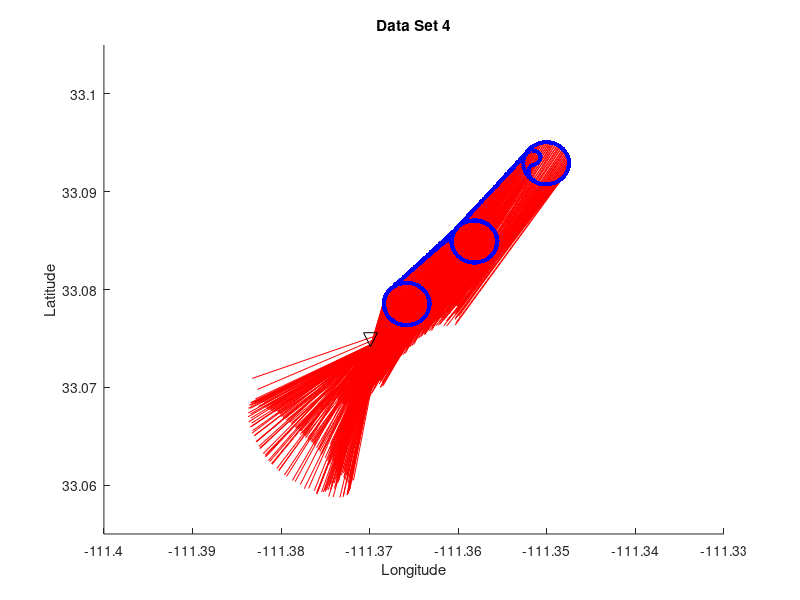

This chart was generated by the following MATLAB code:
function [] = set4(start, duration, figureCheck)
%First Circle: start = 1 | duration = 76
%Partial Repeat First Circle: start = 77 | duration = 101
%First Line: start = 102 | duration = 150
%Second Circle: start = 151 | duration = 222
%Second Line: start = 223 | duration = 273
%Third Circle: start = 274 | duration = 343
%Third Circle Squiggle: start = 344 | duration 366
%Repetition Point
%Repeat of Third Circle: start = 367 | duration 420
%Repeat Second Line: start = 421 | duration 479
%Repeat Second Circle: start = 480 | duration 554
%Repeat First Line: start = 555 | duration 602
%Repeat First Circle: start 603 | duration 679
clc; load('set4data.mat');
if nargin < 1
    start = 1;
    duration = dataPoints;
    figureCheck = 1;
end

if figureCheck
    figure();
end
hold on; title('Data Set 4');
for j = start: duration
    startPoint = [PlatLon(j) PlatLat(j)];
    leng = 0.02;
    x2 = startPoint(1) + (leng*cosd(theta(j)));
    y2 = startPoint(2) + (leng*sind(theta(j)));
    endPoint = [x2 y2];
    x = [startPoint(1) endPoint(1)];
    y = [startPoint(2) endPoint(2)];
    plot(x', y','r');
end
plot(transmitterLocation(1),transmitterLocation(2), '-vk','MarkerSize',10);
for j = start: duration
    plot(PlatLon(j), PlatLat(j), '.b', 'MarkerSize', 10);
end
axis([-111.40, -111.33, 33.055, 33.105]);
xlabel('Longitude'); ylabel('Latitude');
end
